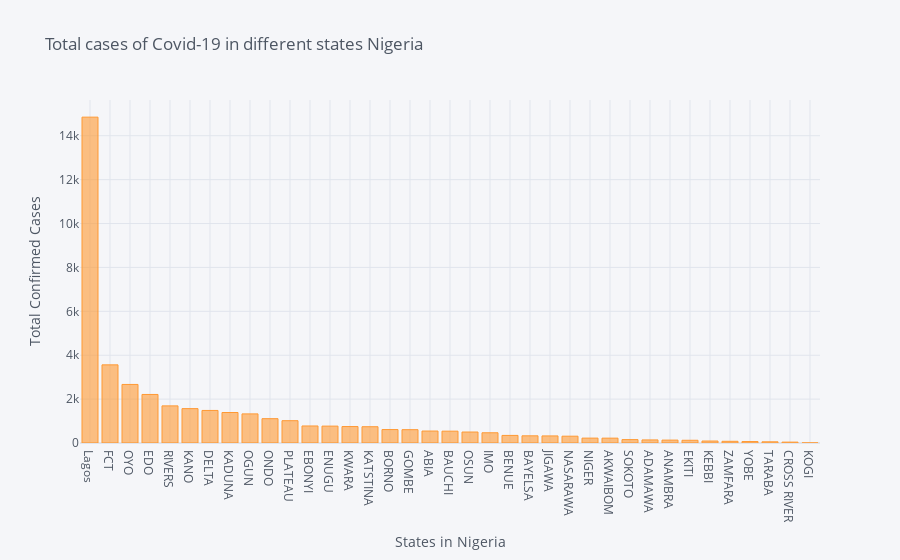

Source (notebook cell):
### Markdown cell above
###### Let's Visualize the total confirmed cases, total cured cases and total death cases in each of the state in Nigeria using bar chart as shown by the graphs below.

### Code cell
# Lets visualize the whole dataset using plotly barchart. To see the total cases in each of the state, just hover
# on the bar corresponding to the state for easy visuals

data1.iplot(kind='bar',x='Name of State',y='Total Confirmed cases',
            title='Total cases of Covid-19 in different states Nigeria',xTitle='States in Nigeria',
            yTitle='Total Confirmed Cases',size=20)

### Figure 1 — Plotly figure (JSON) as saved in the notebook; plotly's stock layout.template omitted (floating-point values rounded to 4 significant figures)
{"data": [{"marker": {"color": "rgba(255, 153, 51, 0.6)", "line": {"color": "rgba(255, 153, 51, 1.0)", "width": 1}}, "name": "Total Confirmed cases", "orientation": "v", "text": "", "type": "bar", "x": ["Lagos", "FCT", "OYO", "EDO", "RIVERS", "KANO", "DELTA", "KADUNA", "OGUN", "ONDO", "PLATEAU", "EBONYI", "ENUGU", "KWARA", "KATSTINA", "BORNO", "GOMBE", "ABIA", "BAUCHI", "OSUN", "IMO", "BENUE", "BAYELSA", "JIGAWA", "NASARAWA", "NIGER", "AKWAIBOM", "SOKOTO", "ADAMAWA", "ANAMBRA", "EKITI", "KEBBI", "ZAMFARA", "YOBE", "TARABA", "CROSS RIVER", "KOGI"], "y": [14848, 3560, 2668, 2212, 1691, 1566, 1483, 1390, 1326, 1108, 1016, 776, 769, 749, 742, 612, 607, 545, 539, 500, 466, 346, 327, 322, 310, 223, 221, 154, 140, 132, 124, 90, 77, 66, 54, 40, 5]}], "layout": {"legend": {"bgcolor": "#F5F6F9", "font": {"color": "#4D5663"}}, "paper_bgcolor": "#F5F6F9", "plot_bgcolor": "#F5F6F9", "title": {"font": {"color": "#4D5663"}, "text": "Total cases of Covid-19 in different states Nigeria"}, "xaxis": {"gridcolor": "#E1E5ED", "showgrid": true, "tickfont": {"color": "#4D5663"}, "title": {"font": {"color": "#4D5663"}, "text": "States in Nigeria"}, "zerolinecolor": "#E1E5ED"}, "yaxis": {"gridcolor": "#E1E5ED", "showgrid": true, "tickfont": {"color": "#4D5663"}, "title": {"font": {"color": "#4D5663"}, "text": "Total Confirmed Cases"}, "zerolinecolor": "#E1E5ED"}}}
